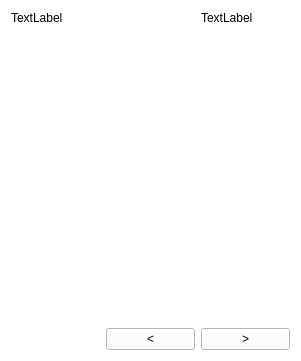
<?xml version="1.0" encoding="UTF-8"?>
<ui version="4.0">
 <class>MainWindow</class>
 <widget class="QMainWindow" name="MainWindow">
  <property name="geometry">
   <rect>
    <x>0</x>
    <y>0</y>
    <width>301</width>
    <height>361</height>
   </rect>
  </property>
  <property name="windowTitle">
   <string>MainWindow</string>
  </property>
  <property name="styleSheet">
   <string notr="true">* {background: white}</string>
  </property>
  <widget class="QWidget" name="centralWidget">
   <layout class="QGridLayout" name="gridLayout_2">
    <item row="0" column="2">
     <widget class="QLabel" name="lDairy">
      <property name="text">
       <string>TextLabel</string>
      </property>
      <property name="wordWrap">
       <bool>true</bool>
      </property>
     </widget>
    </item>
    <item row="1" column="0" colspan="3">
     <widget class="QScrollArea" name="scrollArea">
      <property name="frameShape">
       <enum>QFrame::NoFrame</enum>
      </property>
      <property name="frameShadow">
       <enum>QFrame::Plain</enum>
      </property>
      <property name="lineWidth">
       <number>0</number>
      </property>
      <property name="widgetResizable">
       <bool>true</bool>
      </property>
      <widget class="QWidget" name="scrollAreaWidgetContents">
       <property name="geometry">
        <rect>
         <x>0</x>
         <y>0</y>
         <width>283</width>
         <height>295</height>
        </rect>
       </property>
       <layout class="QGridLayout" name="gridLayout">
        <property name="leftMargin">
         <number>0</number>
        </property>
        <property name="topMargin">
         <number>0</number>
        </property>
        <property name="rightMargin">
         <number>0</number>
        </property>
        <property name="bottomMargin">
         <number>0</number>
        </property>
        <property name="spacing">
         <number>0</number>
        </property>
        <item row="0" column="0">
         <layout class="QVBoxLayout" name="laySubjects">
          <property name="spacing">
           <number>6</number>
          </property>
         </layout>
        </item>
       </layout>
      </widget>
     </widget>
    </item>
    <item row="2" column="1">
     <widget class="QPushButton" name="pbPrevDay">
      <property name="text">
       <string>&lt;</string>
      </property>
     </widget>
    </item>
    <item row="2" column="2">
     <widget class="QPushButton" name="pbNextDay">
      <property name="text">
       <string>&gt;</string>
      </property>
     </widget>
    </item>
    <item row="0" column="0" colspan="2">
     <widget class="QLabel" name="lDate">
      <property name="text">
       <string>TextLabel</string>
      </property>
     </widget>
    </item>
   </layout>
  </widget>
 </widget>
 <layoutdefault spacing="6" margin="11"/>
 <resources/>
 <connections>
  <connection>
   <sender>pbNextDay</sender>
   <signal>clicked()</signal>
   <receiver>MainWindow</receiver>
   <slot>onNextDay()</slot>
   <hints>
    <hint type="sourcelabel">
     <x>128</x>
     <y>315</y>
    </hint>
    <hint type="destinationlabel">
     <x>287</x>
     <y>303</y>
    </hint>
   </hints>
  </connection>
  <connection>
   <sender>pbPrevDay</sender>
   <signal>clicked()</signal>
   <receiver>MainWindow</receiver>
   <slot>onPrevDay()</slot>
   <hints>
    <hint type="sourcelabel">
     <x>56</x>
     <y>315</y>
    </hint>
    <hint type="destinationlabel">
     <x>196</x>
     <y>318</y>
    </hint>
   </hints>
  </connection>
 </connections>
 <slots>
  <slot>onGetData()</slot>
  <slot>onNextDay()</slot>
  <slot>onPrevDay()</slot>
 </slots>
</ui>
